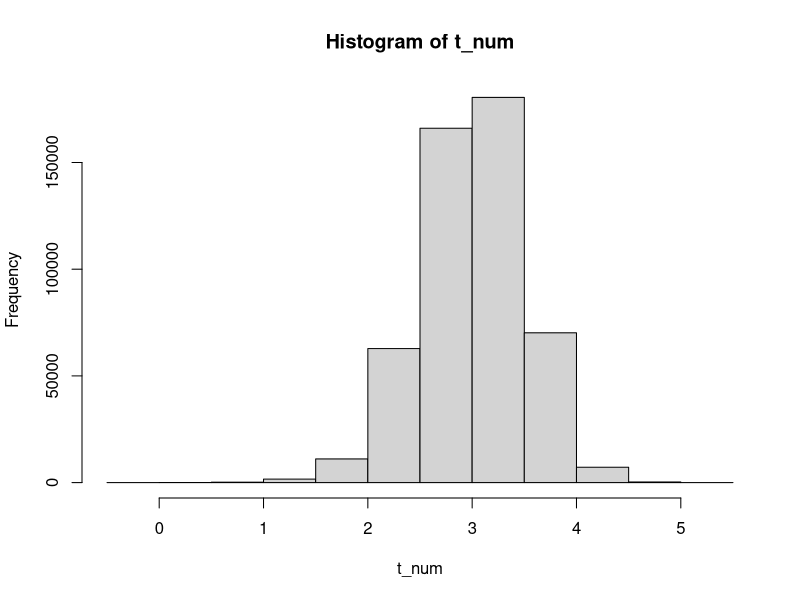
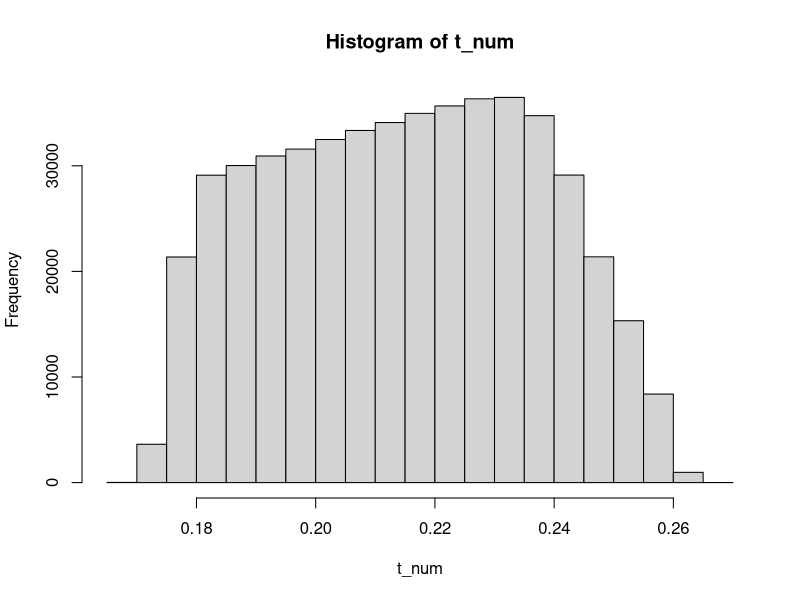

These figures' R source, in order:
## ---- chunk 1
knitr::opts_chunk$set(echo = TRUE)
## ---- chunk 2
TT <-  100
n <- 50
S <- 10000
phi <- 0.8
## ---- chunk 3
alpha_f <- function(y){
  ax1 <- 0
  ax2 <- 0 
  for(i in 1:(length(y)-1)){
    ax1 <- ax1 + y[i]*y[i+1]
    ax2 <- ax2 + y[i]*y[i]
  }
  alpha <- ax1/ax2 - 0.2
  return(alpha)
}

s_f <- function(y, alpha){
  axs <- 0
  ax <- 0
  for(i in  1:(length(y)-1)){
    axs <- axs + (y[i+1]-y[i]-alpha*y[i])^2
    ax <- ax + y[i]^2
  }
  axs <- axs/(length(y)-1)
  ax <- ax^0.5
  s <- axs/ax
  return(s)
}

t_f <- function(y){
  alp <- alpha_f(y)
  s <- s_f(y, alp)
  t <- alp/s
  return(t)
}
## ---- chunk 4
axi <- 1
all_t <- list()

for(j in 1:S){
  wn <- rnorm(TT+n)
  y <- rep(0, TT+n)
  for(i in 1:(TT+n-1)){
    y[i+1] <- phi*y[i]+wn[i]
  }

  for(i in 1:n){
    all_t[[axi]] <- t_f(y[i:TT+i])
    axi <- axi+1
  }
}
## ---- chunk 5
t_num <- unlist(all_t)
hist(t_num)
## ---- chunk 6
interc <- 10

axi <- 1
all_t <- list()

for(j in 1:S){
  wn <- rnorm(TT+n)
  y <- rep(0, TT+n)
  y[1] <- interc
  for(i in 1:(TT+n-1)){
    y[i+1] <- interc+phi*y[i]+wn[i]
  }

  for(i in 1:n){
    all_t[[axi]] <- t_f(y[i:TT+i])
    axi <- axi+1
  }
}
## ---- chunk 7
t_num <- unlist(all_t)
hist(t_num)
